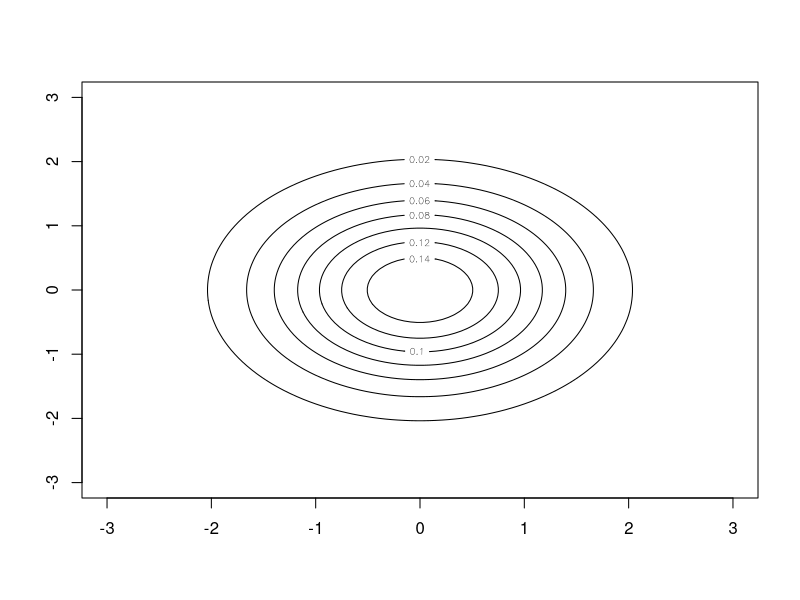
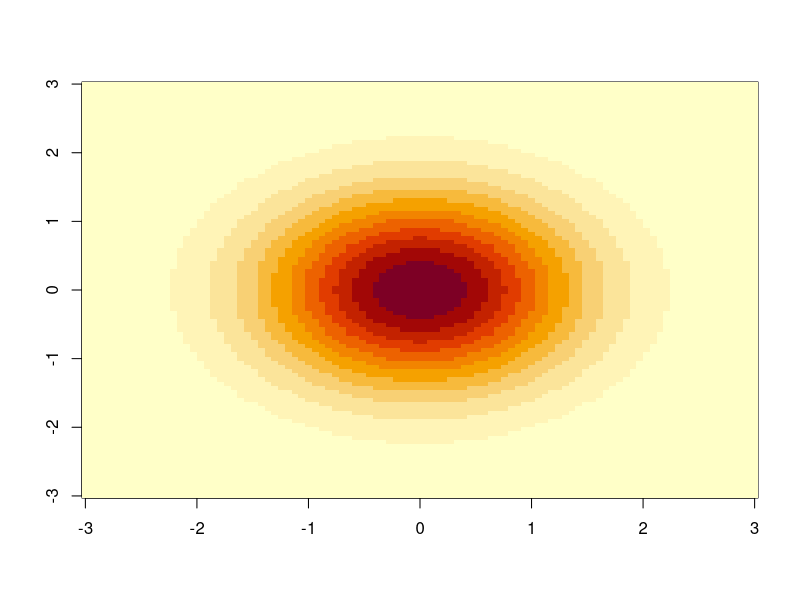
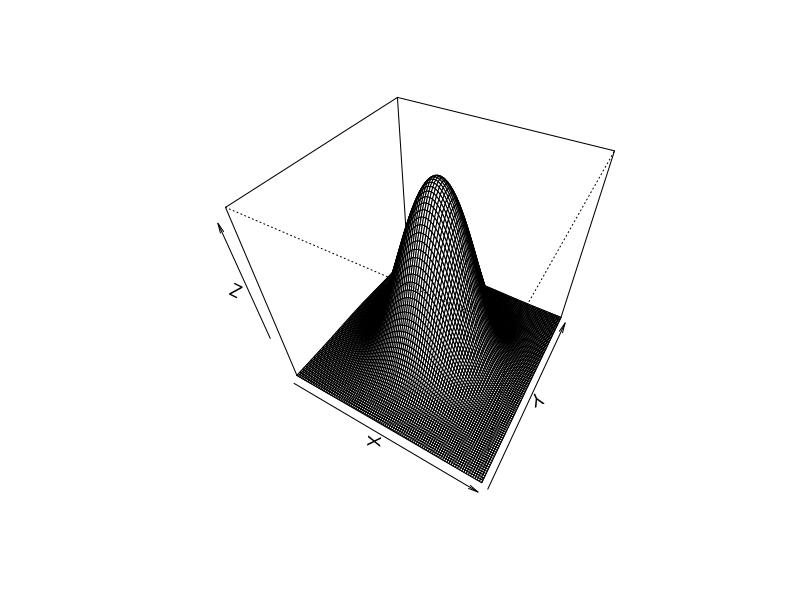
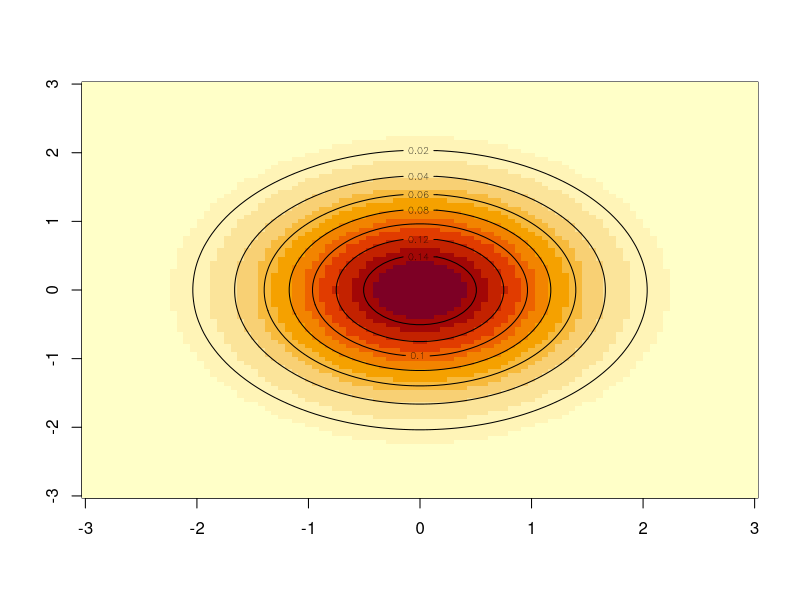
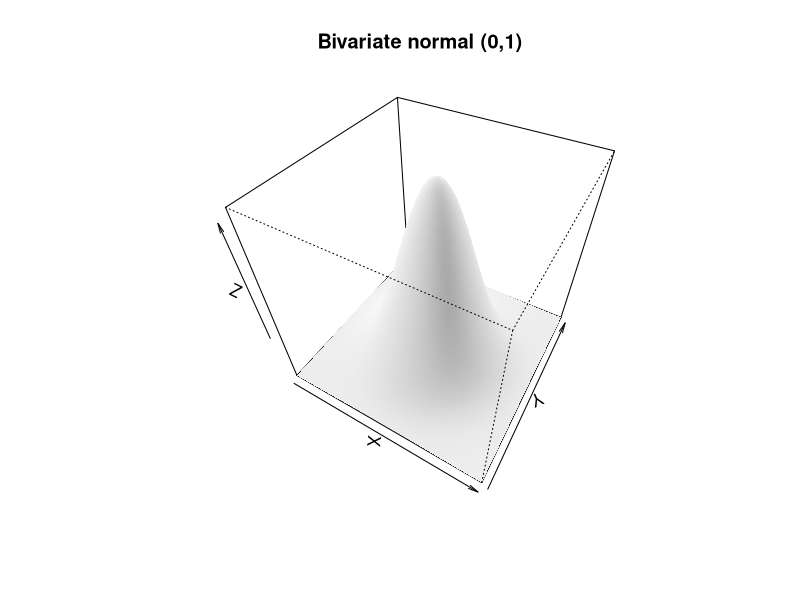

Write R code to recreate these figures, in order.
# Plotting a bivariate normal (0,1)
library(MASS)
npts <- 100
x <- as.vector(seq(-3,3,length.out = npts))
y <- x
z <- matrix(0,npts,npts)
for (i in 1:npts) {
  for (j in 1:npts) {
    pto <- as.vector(c(x[i], y[j]))
    z[i,j] <- exp(-(t(pto) %*% pto)/2)/(2*pi)
  }
}
X <- list(x=x,y=y,z=z)
# now plot the results
contour(X)
image(X)
persp(X, phi = 45, theta = 30)
# fancy contour with image
image(X)
contour(X, add = T)
# fancy perspective
persp(X, phi = 45, theta = 30, shade = .1, border = NA, main="Bivariate normal (0,1)")

